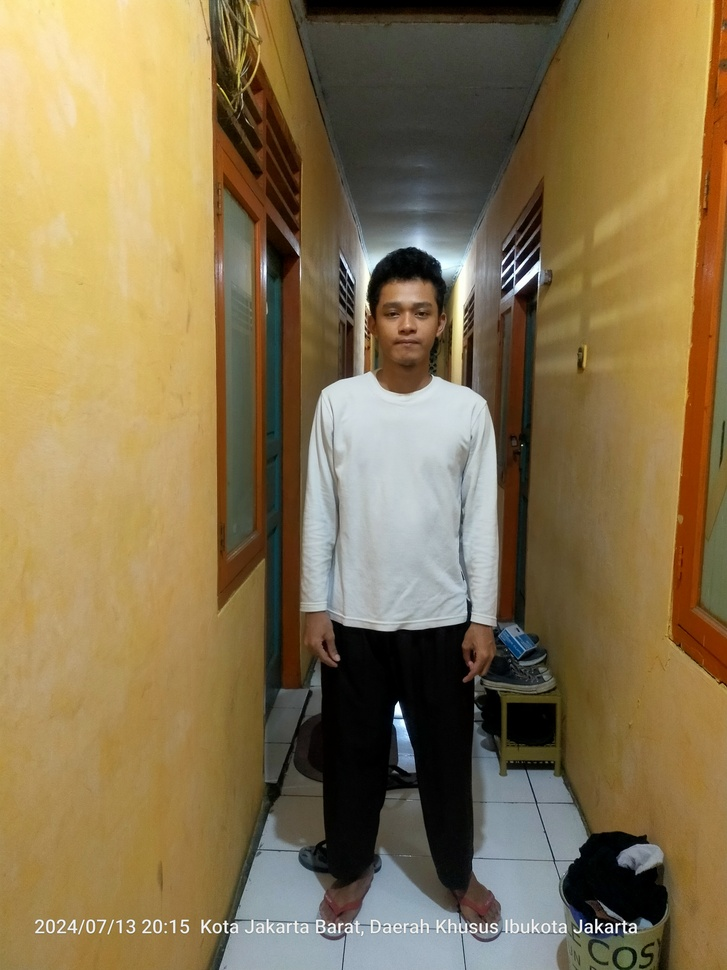
#> input picture TEST_RAMA.jpg, 727 x 970 px, shrunk from 3000 x 4000 before the run
$ jupyter execute 'UAS_FILTERING CITRA_SURAHMAN SUPIA_201931192.ipynb'
#> lines starting #> are read from the running program, lines starting #| are printed output that depends on the picture
### Surahman Supia

[cell 1]
import cv2
import numpy as np
from matplotlib import pyplot as plt

[cell 2]
# Baca gambar berwarna
image_color = cv2.imread('TEST_RAMA.jpg')
#> image_color is the input picture: shape (970, 727, 3); mean B, G, R 80, 116.8, 135.5

[cell 3]
image_gray = cv2.cvtColor(image_color, cv2.COLOR_BGR2GRAY)
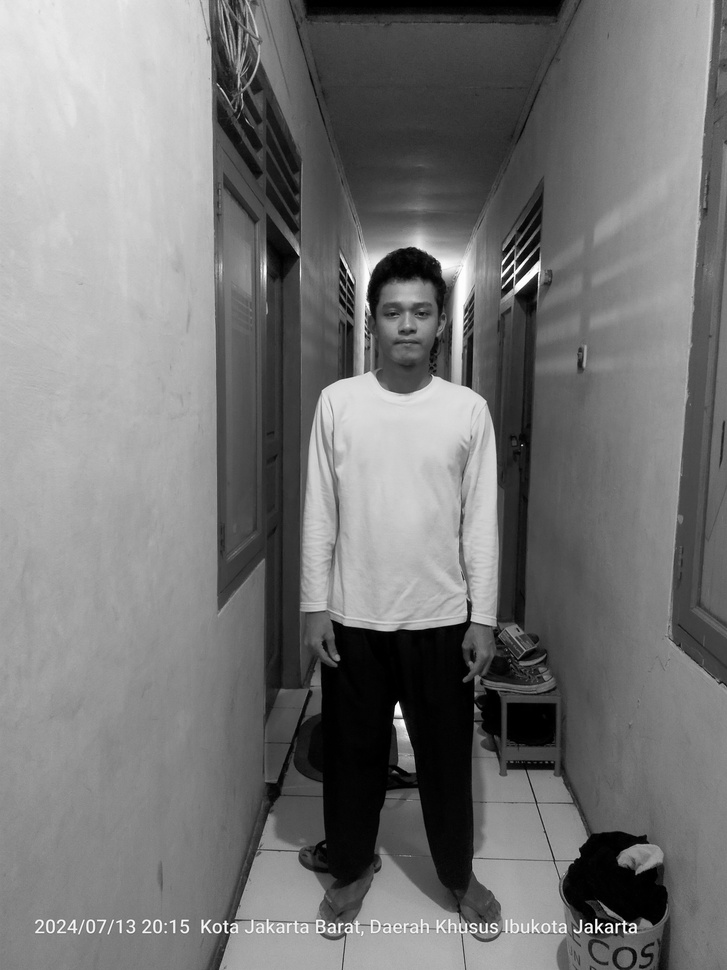
#> image_gray: shape (970, 727); min 0, max 255, mean 118.2

[cell 4]
# Terapkan median filtering pada gambar berwarna
median_filtered_color = cv2.medianBlur(image_color, 5)

[cell 5]
# Terapkan mean filtering (blur) pada gambar grayscale
mean_filtered_gray = cv2.blur(image_gray, (5, 5))

[cell 6]
# Tampilkan gambar asli berwarna dan hasil filtering
plt.figure(figsize=(15, 5))

[cell 7]
# Tampilkan gambar asli berwarna dan hasil filtering
plt.figure(figsize=(20, 5))

plt.subplot(1, 4, 1)
plt.imshow(cv2.cvtColor(image_color, cv2.COLOR_BGR2RGB))
plt.title('Citra Asli')
plt.axis('off')

plt.subplot(1, 4, 2)
plt.imshow(cv2.cvtColor(median_filtered_color, cv2.COLOR_BGR2RGB))
plt.title('After Filter Median')
plt.axis('off')

plt.subplot(1, 4, 4)
plt.imshow(mean_filtered_gray, cmap='gray')
plt.title('Mean Filtered (Grayscale)')
plt.axis('off')

plt.subplot(1, 4, 3)
plt.imshow(image_gray, cmap='gray')
plt.title('Original Image (for Mean Filtered)')
plt.axis('off')

plt.show()
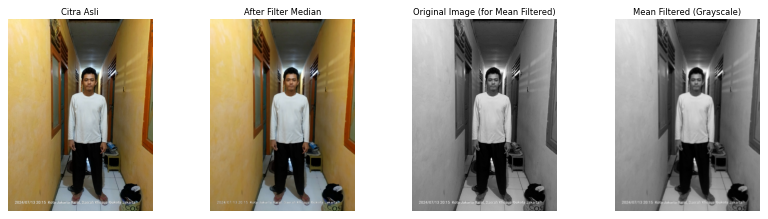
#> figure drawn by matplotlib, 4 panels

$ run again, with Hasil_Filtering.png saved as TEST_RAMA.jpg
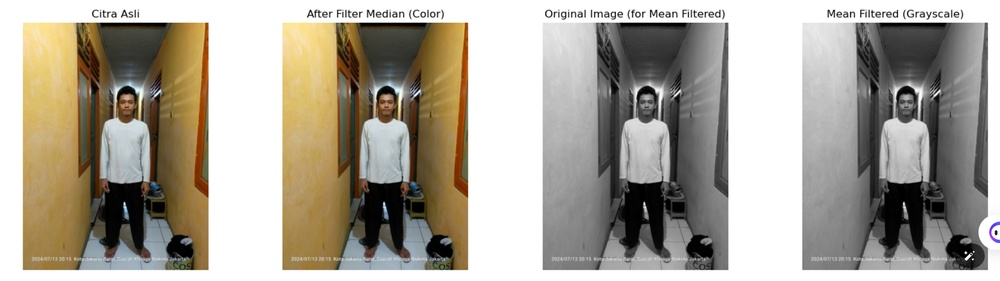
#> input picture Hasil_Filtering.png, 1000 x 281 px, shrunk from 1766 x 496 before the run
#> image_color is the input picture: shape (281, 1000, 3); mean B, G, R 151.9, 163.9, 170
#> `mean_filtered_gray = cv2.blur(image_gray, (5, 5))`:
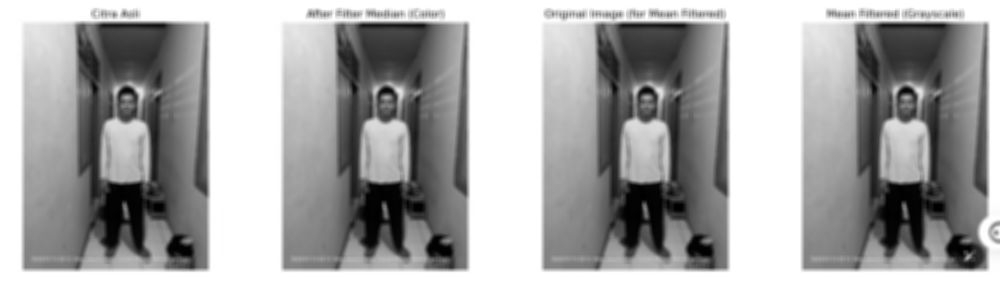
#> mean_filtered_gray: shape (281, 1000); min 0, max 255, mean 164.4
#> `plt.show()`:
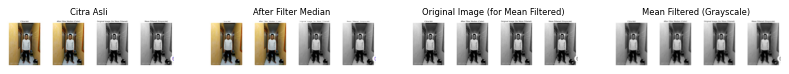
#> figure drawn by matplotlib, 4 panels
